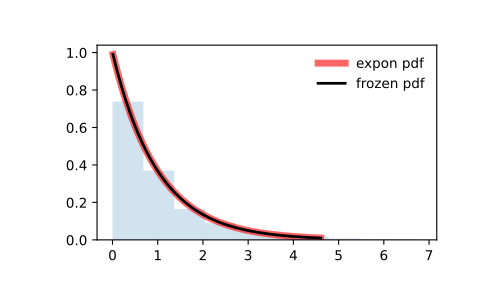

Source code (Python):
from scipy.stats import expon
import matplotlib.pyplot as plt
fig, ax = plt.subplots(1, 1)

# Calculate the first four moments:

mean, var, skew, kurt = expon.stats(moments='mvsk')

# Display the probability density function (``pdf``):

x = np.linspace(expon.ppf(0.01),
                expon.ppf(0.99), 100)
ax.plot(x, expon.pdf(x),
       'r-', lw=5, alpha=0.6, label='expon pdf')

# Alternatively, the distribution object can be called (as a function)
# to fix the shape, location and scale parameters. This returns a "frozen"
# RV object holding the given parameters fixed.

# Freeze the distribution and display the frozen ``pdf``:

rv = expon()
ax.plot(x, rv.pdf(x), 'k-', lw=2, label='frozen pdf')

# Check accuracy of ``cdf`` and ``ppf``:

vals = expon.ppf([0.001, 0.5, 0.999])
np.allclose([0.001, 0.5, 0.999], expon.cdf(vals))
# True

# Generate random numbers:

r = expon.rvs(size=1000)

# And compare the histogram:

ax.hist(r, density=True, histtype='stepfilled', alpha=0.2)
ax.legend(loc='best', frameon=False)
plt.show()
